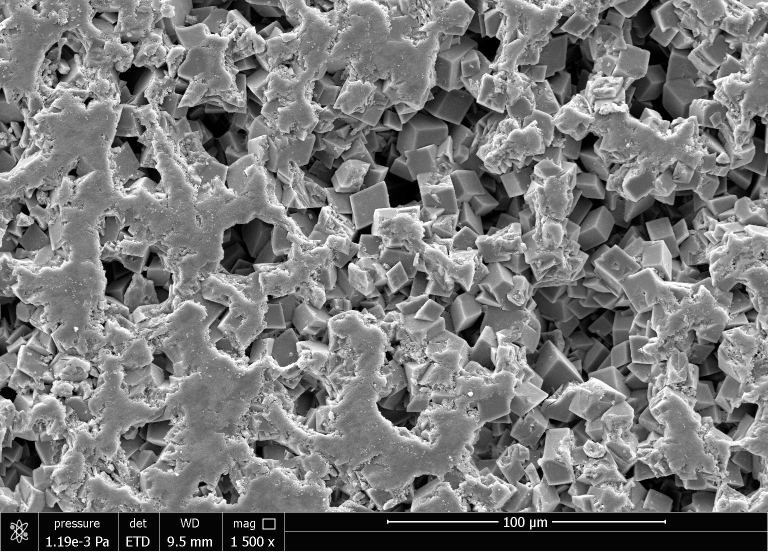
#> input picture Arthur/src/original.jpg, 1536 x 1103 px (shown at 1/2 size)
$ jupyter execute test2.ipynb   (shell and % lines are left out)
#> lines starting #> are read from the running program, lines starting #| are printed output that depends on the picture; after the words box and inside, x2 and y2 are one past the last pixel; in counts of white or black regions, pixels touching at a corner belong together
[cell 1]
import numpy as np
import matplotlib
from matplotlib import pyplot as plt
from matplotlib.pyplot import figure
import cv2

[cell 2]
original_image = cv2.imread("original.jpg", cv2.IMREAD_GRAYSCALE)
#> original_image is the input picture: shape (1103, 1536); min 0, max 255, mean 119.9
preprocessed_image = cv2.imread("preproc.jpg", cv2.IMREAD_GRAYSCALE)
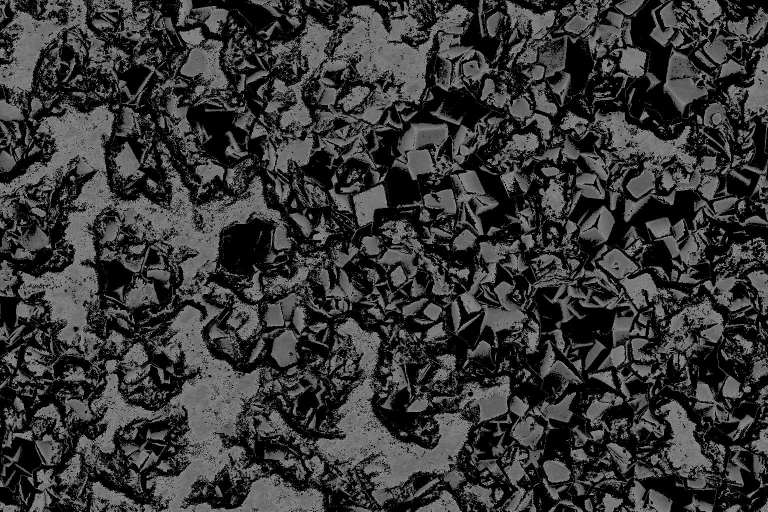
#> input picture Arthur/src/preproc.jpg, 1536 x 1023 px (shown at 1/2 size)
#> preprocessed_image is the input picture: shape (1023, 1536); min 0, max 184, mean 55.1

[cell 3]
original_image = original_image[0:-78, 0:original_image.shape[1]]
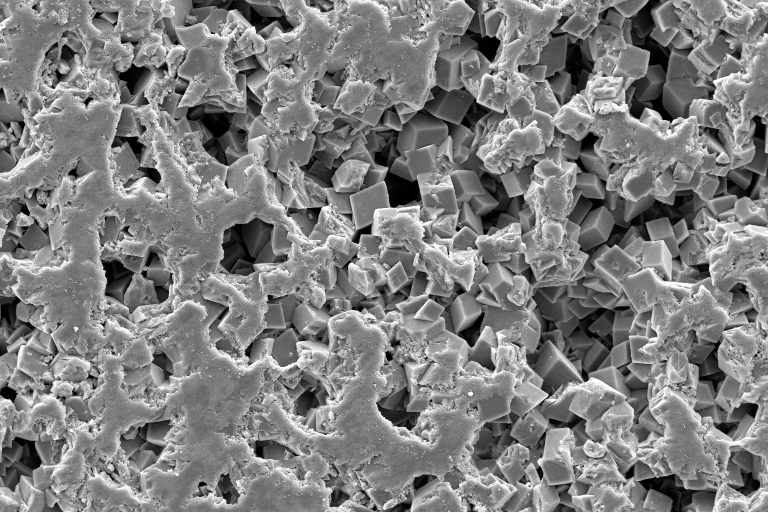
#> original_image: shape (1025, 1536) (shown at 1/2 size); min 0, max 255, mean 127.2

[cell 4]
img = cv2.medianBlur(preprocessed_image,5)
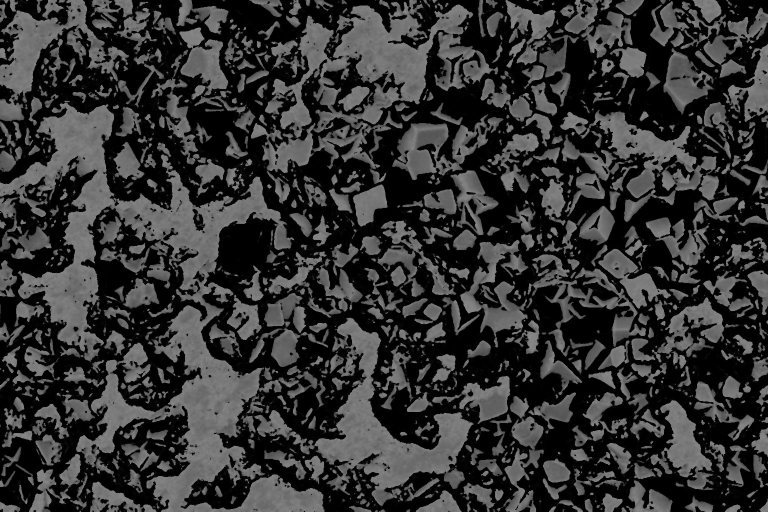
#> img: shape (1023, 1536) (shown at 1/2 size); min 0, max 142, mean 51.8
ret,thresh = cv2.threshold(preprocessed_image,20,100, cv2.THRESH_BINARY)
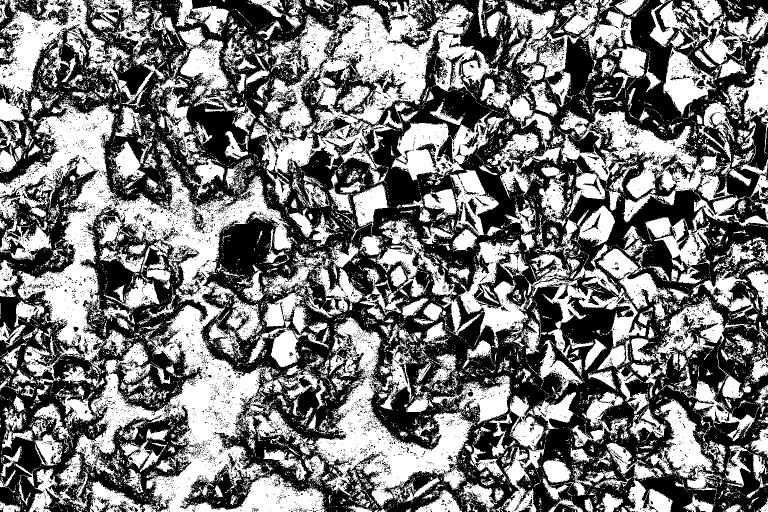
#> thresh: shape (1023, 1536) (shown at 1/2 size); values 0 (black) and 100 (white), 47.4% white; 12389 white regions (11617 under 20 px)

[cell 5]
cnts = cv2.findContours(thresh, cv2.RETR_TREE, cv2.CHAIN_APPROX_SIMPLE)
#> cnts = 31029 contours, 29750 with area under 20; largest, box (x1, y1, x2, y2) and area: (0, 198, 652, 1023) 164715, (501, 0, 946, 375) 74018, (628, 634, 947, 1017) 38906, (1119, 218, 1466, 445) 27963, (0, 0, 331, 243) 23869
cnts = cnts[0] if len(cnts) == 2 else cnts[1]
for c in cnts:
    area = cv2.contourArea(c)
    if area < 5500:
        cv2.drawContours(thresh, [c], -1, (0,0,0), -1)
#> this loop made 31029 passes
#> area on pass 92: 21.5
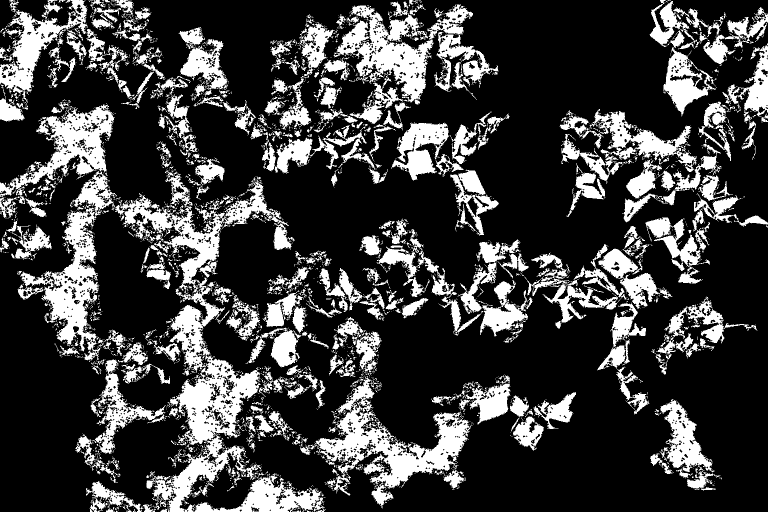
#> thresh: shape (1023, 1536) (shown at 1/2 size); values 0 (black) and 100 (white), 24.6% white; 2898 white regions (2429 under 20 px), largest, box (x1, y1, x2, y2) and area: (223, 347, 589, 1023) 48374, (628, 754, 941, 1017) 23189, (35, 342, 234, 721) 19067

[cell 6]
kernel = cv2.getStructuringElement(cv2.MORPH_RECT, (5,5))
#> kernel = [[1, 1, 1, 1, 1], [1, 1, 1, 1, 1], [1, 1, 1, 1, 1], [1, 1, 1, 1, 1], [1, 1, 1, 1, 1]]
close = 255 - cv2.morphologyEx(thresh, cv2.MORPH_CLOSE, kernel, iterations=1)
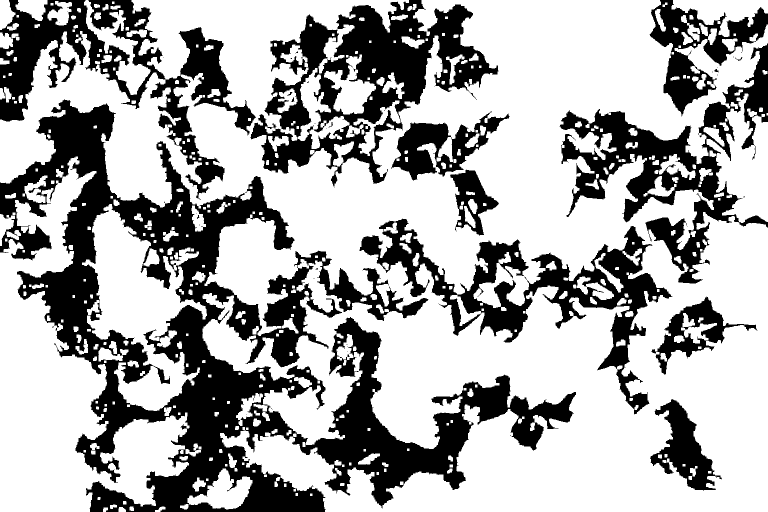
#> close: shape (1023, 1536) (shown at 1/2 size); values 155 (black) and 255 (white), 67% white; 59 black regions (44 under 20 px)

[cell 7]
plt.imshow(close)

[cell 8]
total_area = 0
cnts = cv2.findContours(close, cv2.RETR_TREE, cv2.CHAIN_APPROX_SIMPLE)
#> cnts = 1 contour; box (x1, y1, x2, y2) and area: (0, 0, 1536, 1023) 1568770
cnts = cnts[0] if len(cnts) == 2 else cnts[1]
#> cnts = [[[0, 0], [0, 1022], [1535, 1022], [1535, 0]]]
for c in cnts:
    total_area += cv2.contourArea(c)
#> this loop made 1 pass
#> (c, total_area) on pass 1: ([[0, 0], [0, 1022], [1535, 1022], [1535, 0]], 1568770)
#> after the loop, total_area = 1568770
total_area
#> Out = 1568770

[cell 9]
image_area = img.shape[0] * img.shape[1]
#> image_area = 1571328

[cell 10]
ratio = total_area / image_area * 100
#> ratio = 99.84
ratio
#> Out = 99.84

[cell 11]
fig = matplotlib.pyplot.figure(figsize=(14.0, 19.0))

[cell 12]
ax = fig.add_subplot()
ax.imshow(original_image, cmap='gray')
ax.imshow(close, alpha=0.3)

[cell 13]
fig.savefig('segmented.jpg')
